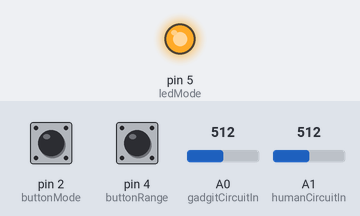
A sketch run on a simulated Arduino Uno, built with avr-gcc and run on an emulated ATmega328P. Shown: output pins drawn as LEDs (lit = HIGH). The inputs (shaded band) are chosen by the test bench; at power-on: pin 2 (buttonMode) LOW, A1 (humanCircuitIn) = 512, pin 4 (buttonRange) LOW, A0 (gadgitCircuitIn) = 512. What the sketch prints to the serial monitor is not drawn.

Above: at 1.2 s.
1.3 s: pin 2 (buttonMode) pulled HIGH for 0.15 s
At 1.9 s:
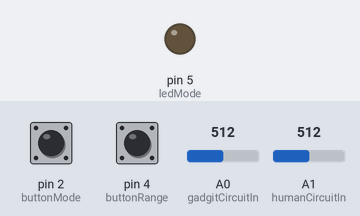
2.9 s: A1 (humanCircuitIn) set to 987
4.4 s: A1 (humanCircuitIn) set to 1010
7.4 s: pin 4 (buttonRange) pulled HIGH for 0.15 s
At 7.7 s:
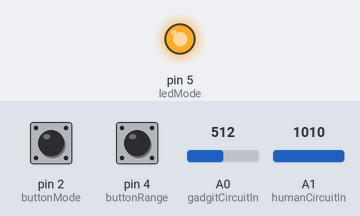
13.5 s: pin 2 (buttonMode) pulled HIGH for 1 s
At 14.8 s:
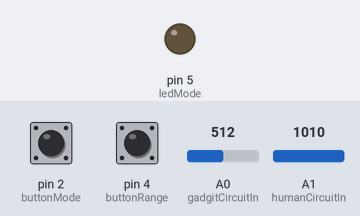
Timing chart, 0 to 16.5 s (numbered marks = the images above; inputs shaded):
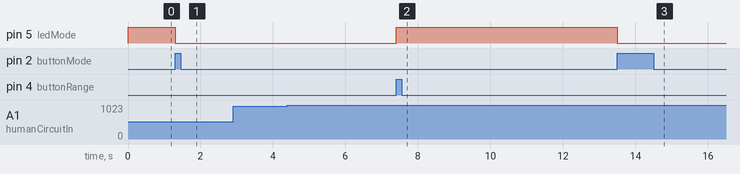

The sketch:

_02_buttonAndMode.ino
```cpp
#define buttonMode 2
#define buttonRange 4
#define ledStrip 6
#define ledMode 5
#define audioOut 8
//#define ledOnboard 5

#define gadgitCircuitIn A0
#define humanCircuitIn A1

uint8_t currentMode = 0; //modes could be 0 - 8
int currentVal = 0;

void setup(){
  pinMode(buttonMode, INPUT);
  pinMode(buttonRange, INPUT);
  pinMode(ledMode, OUTPUT);
//  pinMode(ledOnboard, OUTPUT);

  Serial.begin(57600);
}

void loop(){

  /* update buttons and mode LEDs */
  updateButtons();
//  updateModeLeds();

  switch(currentMode){

    case 0: //--- REGULAR GADGIT MODE ---
      digitalWrite(ledMode, HIGH);
      currentVal = analogRead(gadgitCircuitIn);
      //TODO: map currentVal to 0-1000 or 0-100 or something even


      Serial.print("GADGIT currentVal:\t");
      Serial.println(currentVal);
      break;

    case 1: //--- HUMAN CIRCUIT MODE ---
      digitalWrite(ledMode, LOW);
      currentVal = analogRead(humanCircuitIn);
      //TODO: map currentVal to 0-1000 or 0-100 or something even


      Serial.print("HUMAN currentVal:\t");
      Serial.println(currentVal);

      break;
  }
}

void updateButtons(){
  /* check both buttons, set the global currentMode to
   * whichever button has last been pressed   */

  int currModeBut = digitalRead(buttonMode);
  if(currModeBut) currentMode = 1;

  int currRangeBut = digitalRead(buttonRange);
  if(currRangeBut) currentMode = 0;
}


//void updateModeLeds(){
//  /* check current mode and turn on correct modeLED */
//  if(currentMode == 0)  digitalWrite(ledMode, HIGH);
//  else digitalWrite(ledMode, LOW);
//}
//
```

Measured:
- after the input at 1.3 s, pin 5 (ledMode): HIGH → LOW at once
- after the input at 7.4 s, pin 5 (ledMode): LOW → HIGH at once
- after the input at 13.5 s, pin 5 (ledMode): HIGH → LOW at once
